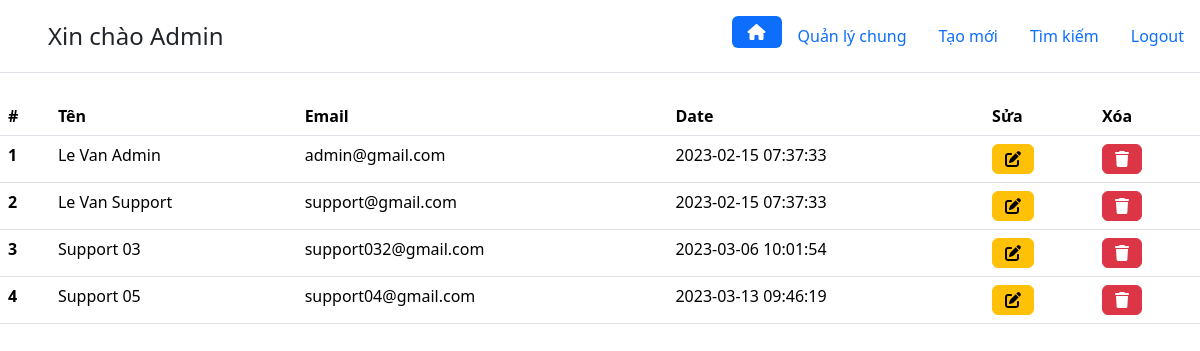
The page /xemdiem.php on the database its author committed.
### tables this page shows
CREATE TABLE `account` (
  `id` int(5) UNSIGNED NOT NULL,
  `name` varchar(64) DEFAULT NULL,
  `img` varchar(64) DEFAULT '''noimage.jpg''',
  `email` varchar(100) NOT NULL,
  `password` varchar(100) NOT NULL,
  `description` text DEFAULT NULL,
  `content` text DEFAULT NULL,
  `date` datetime NOT NULL DEFAULT current_timestamp(),
  `status` tinyint(1) NOT NULL DEFAULT 1 COMMENT '1:active; 0:disable'
);

### xemdiem.php (the view, shortened to what this page needs)
<html>
<head>
    <link href="vendor/fontawesome/css/all.min.css" rel="stylesheet">
    <link href="vendor/bootstrap/css/bootstrap.min.css" rel="stylesheet">
    <srcipt src="vendor/bootstrap/css/bootstrap.min.css"></script>
</head>
<body>
<header class="d-flex flex-wrap justify-content-center py-3 mb-4 border-bottom">
      <a href="/" class="d-flex align-items-center mb-3 mb-md-0 me-md-auto text-dark text-decoration-none">
        <svg class="bi me-2" width="40" height="32"><use xlink:href="#bootstrap"></use></svg>
        <span class="fs-4">Xin chào Admin</span>
      </a>
      <ul class="nav nav-pills">
        <li class="nav-item"><a href="index.php" class="nav-link active" aria-current="page"><i class="fa-solid fa-house"></i></a></li>
        <li class="nav-item"><a href="#" class="nav-link">Quản lý chung</a></li>
        <li class="nav-item"><a href="#" class="nav-link">Tạo mới</a></li>
        <li class="nav-item"><a href="#" class="nav-link">Tìm kiếm</a></li>
        <li class="nav-item"><a href="index.php?cmd=logout" class="nav-link">Logout</a></li>
      </ul>
</header>
<main>
<?php
if(isset($_GET['action']))
  $action=$_GET['action'];
else
  $action='manage';
switch($action)
{
  case "manage": manage(); break;
}
function manage()
{
?>
<table class="table">
  <thead>
    <tr>
      <th scope="col">#</th>
      <th scope="col">Tên</th>
      <th scope="col">Email</th>
      <th scope="col">Date</th>
      <th scope="col">Sửa</th>
      <th scope="col">Xóa</th>
    </tr>
  </thead>
  <tbody
  <?php
  $count=1;
   $connect=mysqli_connect("localhost","root","","cdnqtm21a",3306);
   $query="SELECT * FROM `account`";
   $result=mysqli_query($connect,$query);
  while($row=mysqli_fetch_assoc($result))
  {
      echo "<tr>
      <th scope='row'>".$count++."</th>
      <td>".$row['name']."</td>
      <td>".$row['email']."</td>
      <td>".$row['date']."</td>
      <td><a href='?action=edit&id=".$row['id']."' class='btn btn-warning'><i class='fas fa-edit'></i></a></td>
      <td><a href='?action=del&id=".$row['id']."' class='btn btn-danger'><i class='fas fa-trash'></i></a></td>
    </tr> ";
  }
  ?>
  </tbody>
</table>
<?php
}
?>
</main>
</body>
</html>

### rows shown on the page
account: name "Le Van Admin", email "admin@gmail.com", date "2023-02-15 07:37:33"
account: name "Le Van Support", email "support@gmail.com", date "2023-02-15 07:37:33"
account: name "Support 03", email "support032@gmail.com", date "2023-03-06 10:01:54"
account: name "Support 05", email "support04@gmail.com", date "2023-03-13 09:46:19"
